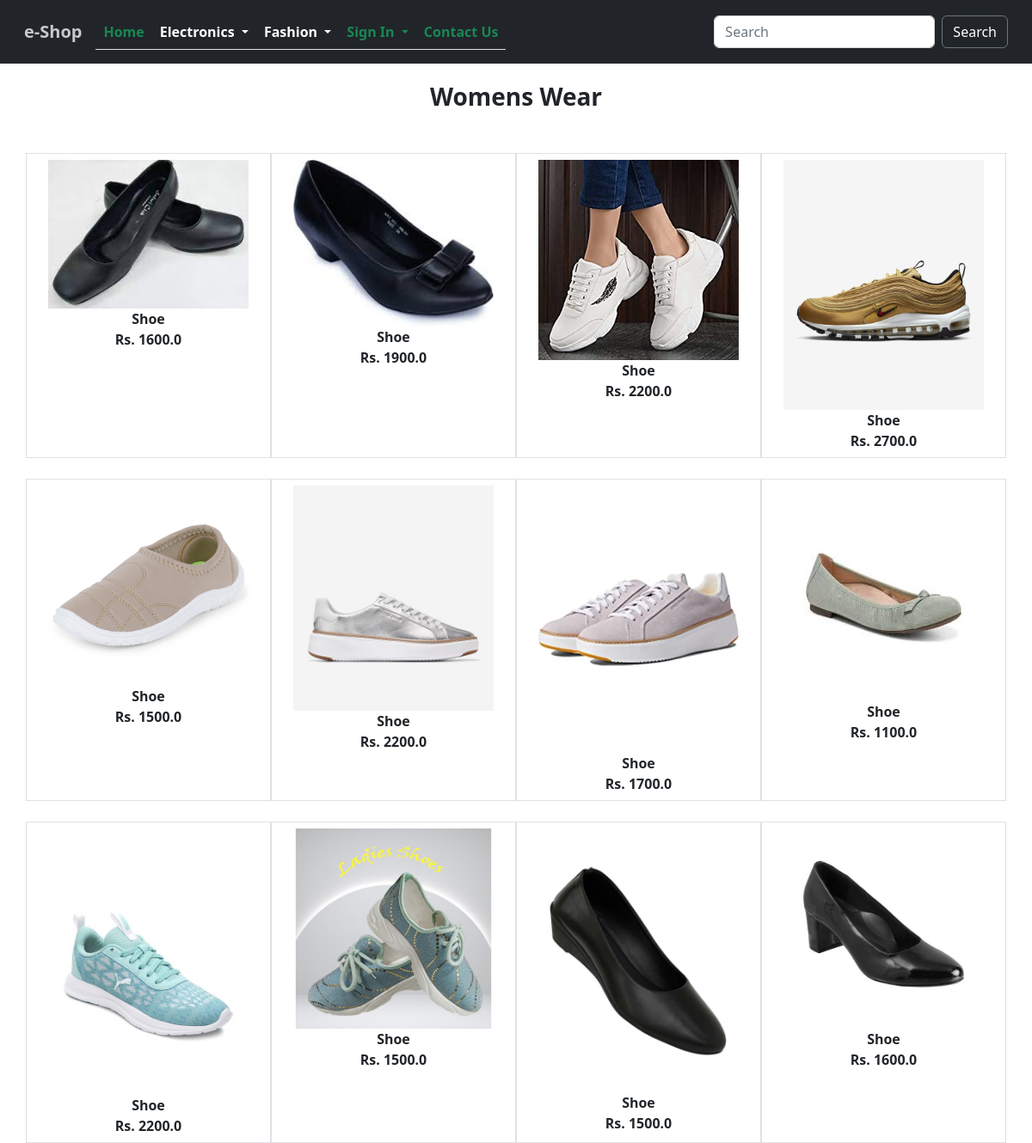
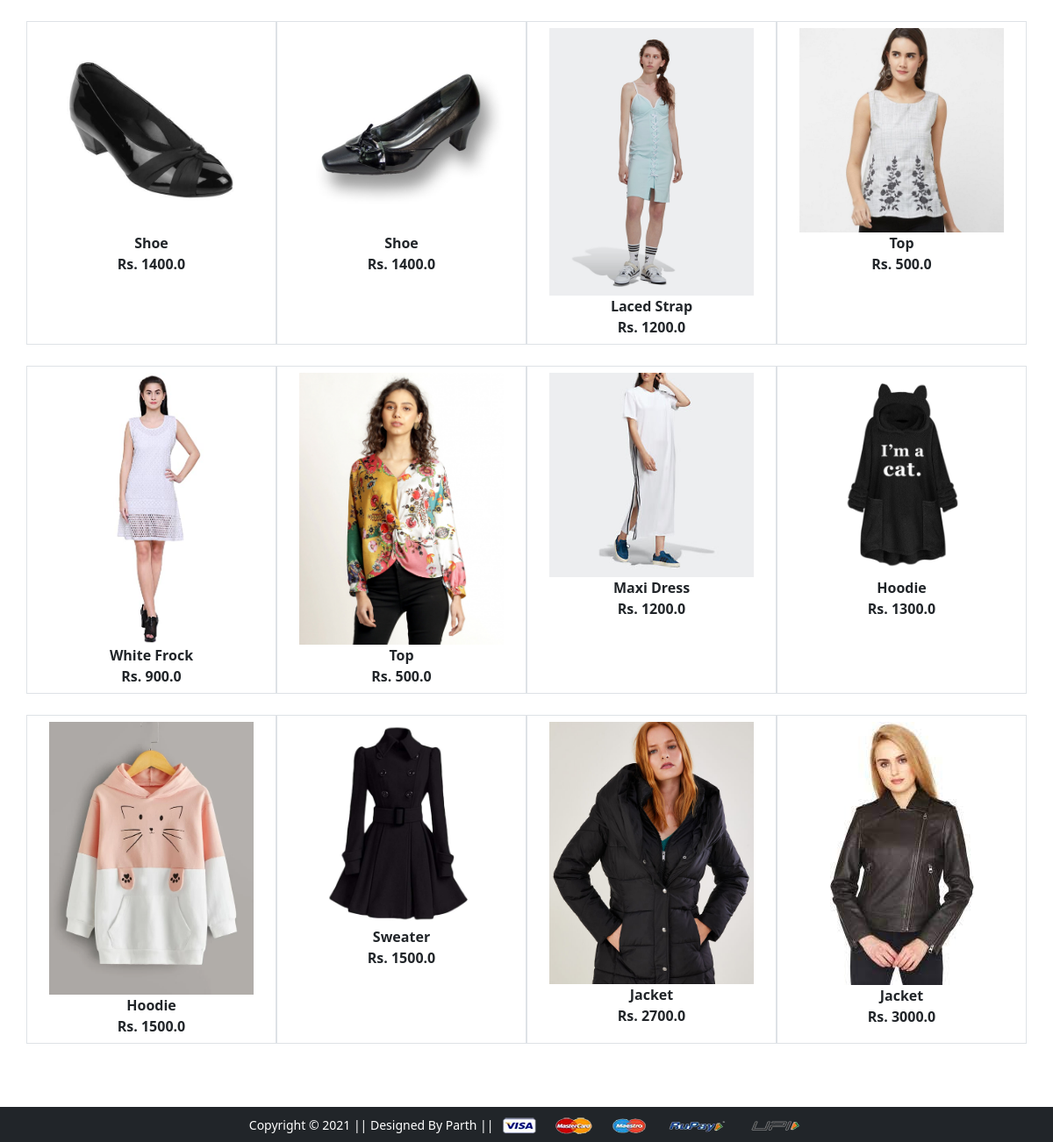
/womens/, run on the app's committed database (2 pictures, top to bottom).
### app/models.py (models this page shows, shortened)
class Product(models.Model):
    title= models.CharField(max_length=200)
    selling_price = models.FloatField()
    discounted_price = models.FloatField()
    description=models.TextField()
    brand= models.CharField( max_length=50)
    category= models.CharField(choices=category_choices,max_length=2)
    product_image=models.ImageField(upload_to='product_img')
    summer=models.BooleanField(default=False)
    winter=models.BooleanField(default=False)
    top_wear=models.BooleanField(default=False)
    botton_wear=models.BooleanField(default=False)

### app/views.py (the view, shortened to what this page needs)
# urls.py: path('womens/', womens ,name= 'womens' ),
def womens(request):
     womens=Product.objects.filter(category='w')
     return render(request,'womens.html',{'womens':womens})

### templates/womens.html (shortened to what this page needs)
{% extends 'base.html' %}
 {% load static %}
   {% block body %}
   <div class="container text-center">
    <h3 class="texr-center fw-bold">Womens Wear </h3>
    </div>
<div class="container my-5">
  <div class="row">
      <div class="col-sm-12">
        <div class="row">
          {% for p in womens %}
          <div class="col-sm-3 border border-light-subtle text-center mb-4">
            <a href="{% url 'product-detail' p.id %}" class="btn">
              <div class="item">
                <img
                  src="{{p.product_image.url}}"
                  alt=""
                  height="200"
                  class="img-fluid"
                />
                <div class="fw-bold">{{p.title}}</div>
                <div class="fw-bold">
                  Rs. {{p.discounted_price}}
                </div>
              </div>
            </a>
          </div>
          {%endfor%}
      </div>
    </div>
  </div>
</div>
{% endblock %}

### static/css/style.css (style rules this page uses)
* { box-sizing: border-box; }

### data on the page
Product: product_image (picture), title "Shoe", discounted_price "1600.0"
Product: product_image (picture), title "Shoe", discounted_price "1900.0"
Product: product_image (picture), title "Shoe", discounted_price "2200.0"
Product: product_image (picture), title "Shoe", discounted_price "2700.0"
Product: product_image (picture), title "Shoe", discounted_price "1500.0"
Product: product_image (picture), title "Shoe", discounted_price "2200.0"
Product: product_image (picture), title "Shoe", discounted_price "1700.0"
Product: product_image (picture), title "Shoe", discounted_price "1100.0"
Product: product_image (picture), title "Shoe", discounted_price "2200.0"
Product: product_image (picture), title "Shoe", discounted_price "1500.0"
Product: product_image (picture), title "Shoe", discounted_price "1500.0"
Product: product_image (picture), title "Shoe", discounted_price "1600.0"
Product: product_image (picture), title "Shoe", discounted_price "1400.0"
Product: product_image (picture), title "Shoe", discounted_price "1400.0"
Product: product_image (picture), title "Laced Strap", discounted_price "1200.0"
Product: product_image (picture), title "Top", discounted_price "500.0"
Product: product_image (picture), title "White Frock", discounted_price "900.0"
Product: product_image (picture), title "Top", discounted_price "500.0"
Product: product_image (picture), title "Maxi Dress", discounted_price "1200.0"
Product: product_image (picture), title "Hoodie", discounted_price "1300.0"
Product: product_image (picture), title "Hoodie", discounted_price "1500.0"
Product: product_image (picture), title "Sweater", discounted_price "1500.0"
Product: product_image (picture), title "Jacket", discounted_price "2700.0"
Product: product_image (picture), title "Jacket", discounted_price "3000.0"
